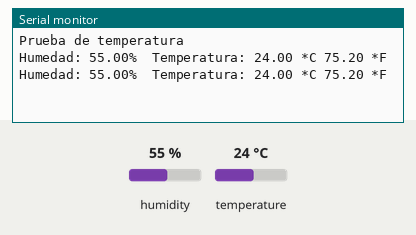
This sketch was run on a simulated Arduino Uno, built with avr-gcc and run on an emulated ATmega328P. Parts: the last lines printed to the serial monitor. The inputs (shaded band) are chosen by the test bench; at power-on: humidity 55 %, temperature 24 °C.

Above: at 4.8 s.
4.9 s: humidity set to 22 %
At 7.3 s:
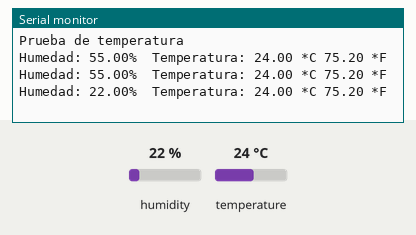
7.9 s: temperature set to 12 °C
At 8.6 s:
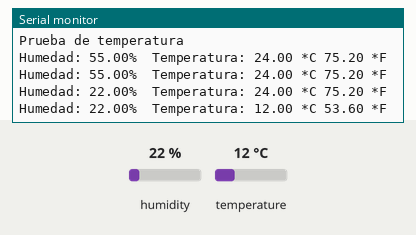
10.9 s: humidity set to 40 %
At 13.4 s:
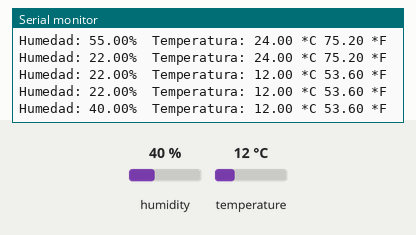
Timing chart, 0 to 14.9 s (numbered marks = the images above; inputs shaded):
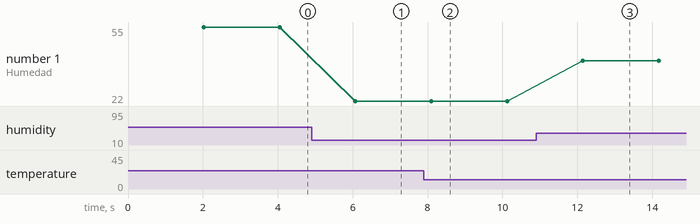

The sketch:

temperatura_prueba_dht11.ino
```cpp
#include "DHT.h"
#define DHTPIN 2
#define DHTTYPE DHT11
DHT dht(DHTPIN, DHTTYPE);
float h,t,f;

void setup() {
  Serial.begin(9600);
  Serial.println("Prueba de temperatura");
  dht.begin();

}

void loop() {
  delay(2000);
  h=dht.readHumidity();
  t=dht.readTemperature();
  f=dht.readTemperature(true);
   if(isnan(h)||isnan(t)||isnan(f))
    {
    Serial.println("Error en la medición");
    return;
    }
  Serial.print("Humedad: ");
  Serial.print(h);
  Serial.print("%\t");
  Serial.print("Temperatura: ");
  Serial.print(t);
  Serial.print(" *C ");
  Serial.print(f);
  Serial.println(" *F\t");
}
```

Measured:
- after the input at 4.9 s, the serial monitor: prints a new line after 1.2 s (image 1)
- after the input at 7.9 s, the serial monitor: prints a new line after 0.20 s (image 2)
- after the input at 10.9 s, the serial monitor: prints a new line after 1.2 s (image 3)
- plotted number 1: 55 → 22 after the input at 4.9 s, 22 → 40 after the input at 10.9 s
